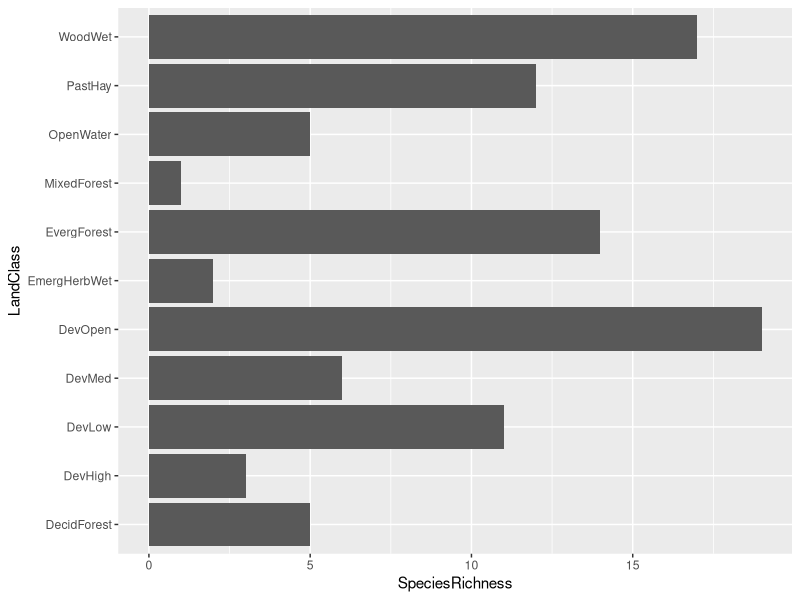
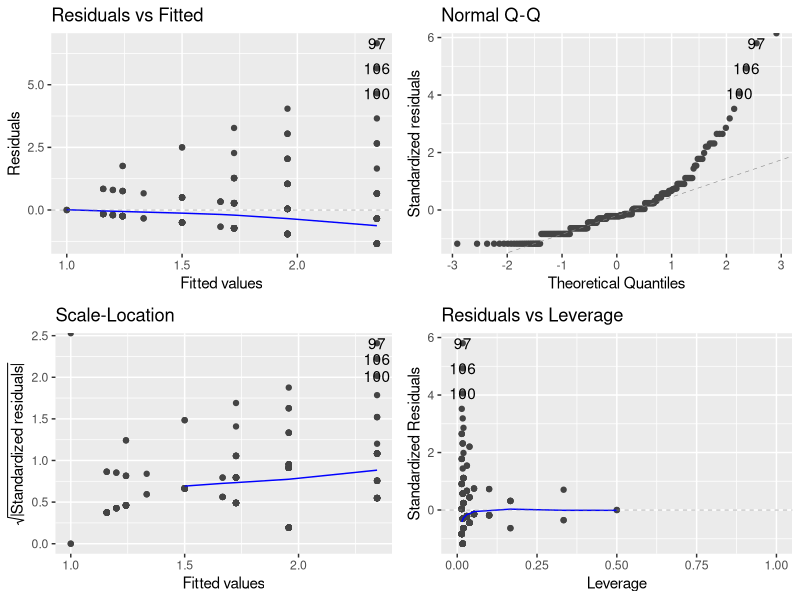
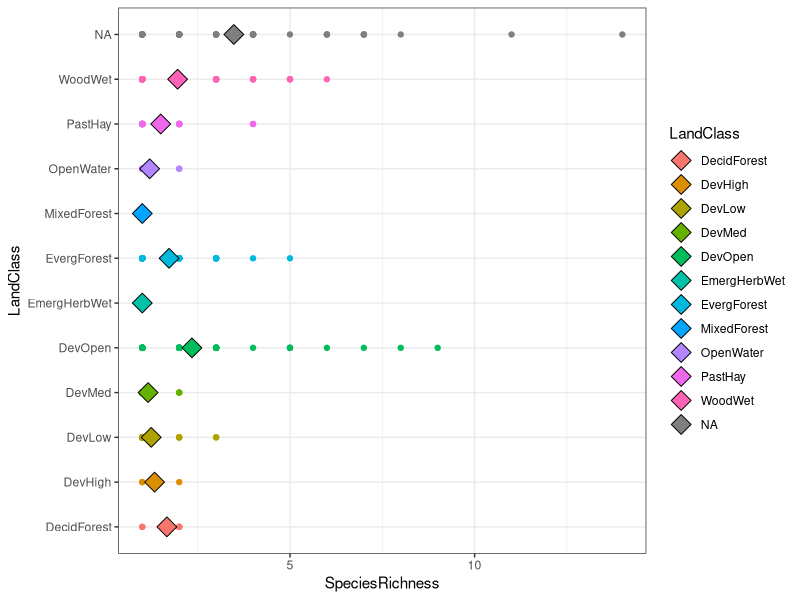

Write the R code that produced these figures, in order.
## ---- chunk 1
rm(list = ls())
library(tidyverse)
library(here)
library(ggfortify)
## ---- chunk 2
gad <- read.csv(here("data", "gad_moon.csv"))

sp.richness.df <- gad |>
  group_by(LandClass, SpeciesName) |>
  summarise(individ.count = n()) |> 
  ungroup() |>
  group_by(LandClass) |>
  summarise(SpeciesRichness = n()) |>
  slice(1:11) |>
  mutate(LandClass = as.factor(LandClass))

sp.richness.df2 <- gad |>
  group_by(LandClass, SpeciesName, Date) |>
  summarise(n_individuals = n()) |> 
  ungroup() |>
  group_by(LandClass, Date) |>
  summarise(SpeciesRichness = n()) |>
  slice(1:279) |> 
  mutate(LandClass = as.factor(LandClass))

## ---- chunk 3
ggplot(sp.richness.df, aes(LandClass, SpeciesRichness))+
  geom_col()+
  coord_flip()
## ---- chunk 4
sp.richness.model <- lm(SpeciesRichness ~ LandClass, data = sp.richness.df2)
## ---- chunk 5
autoplot(sp.richness.model)
## ---- chunk 6
anova(sp.richness.model)
## ---- chunk 7
summary(sp.richness.model)
## ---- chunk 8
library(multcomp)
phc1 <- glht(sp.richness.model, linfct = mcp(LandClass = "Tukey"))

cld(phc1)
## ---- chunk 9
sr_means <- sp.richness.df2 |>
  group_by(LandClass) |>
  summarise(mean.sr = mean(SpeciesRichness)) 

ggplot(data = sp.richness.df2, aes(x = LandClass, y = SpeciesRichness))+
  geom_point(aes(color = LandClass))+
  geom_point(data = sr_means, aes(x = LandClass, y = mean.sr,
                                  fill = LandClass),
             size = 5, shape = 23)+
  coord_flip()+
  theme_bw()
